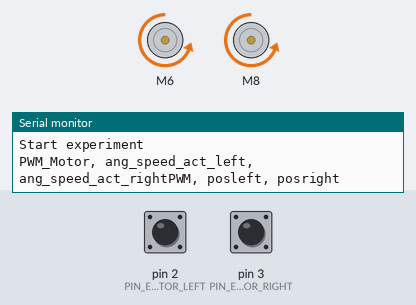
Bench run of a sketch on a simulated Arduino Uno, built with avr-gcc and run on an emulated ATmega328P. Parts: 2 × DC motor (green arrow = forward, orange = backward, longer = faster), the last lines printed to the serial monitor. Inputs (shaded band) come from the test bench; at power-on: pin 2 (PIN_ENCOD_A_MOTOR_LEFT) HIGH, pin 3 (PIN_ENCOD_A_MOTOR_RIGHT) HIGH.

Above: at 0.15 s.
At 1.8 s:
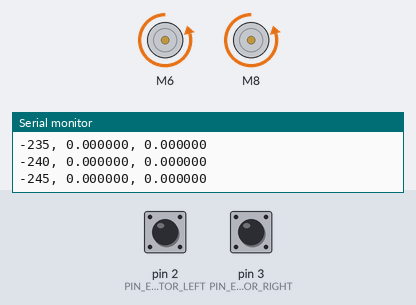
At 2.2 s:
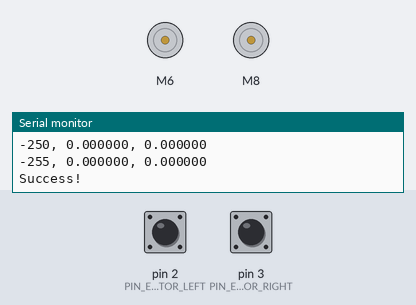
Timing chart, 0 to 3.7 s (numbered marks = the images above):
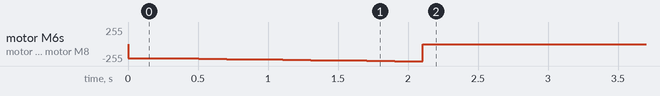

The sketch:

test_motor.ino
```cpp
#include "CytronMotorDriver.h"
#include <Wire.h>

#define MILLI 1000
#define RAD_PER_ROUND 2*PI

#define STARTTIME 100
#define WAITTIME 100
#define LOOPTIME 100

CytronMD motor1L(PWM_DIR, 6, 7);   // PWM 1A = Pin 3, PWM 1B = Pin 9.
CytronMD motor1R(PWM_DIR, 8, 9); // PWM 2A = Pin 10, PWM 2B = Pin 11.

const int PIN_ENCOD_A_MOTOR_LEFT = 2;               //A channel for encoder of left motor
const int PIN_ENCOD_B_MOTOR_LEFT = 4;               //B channel for encoder of left motor

const int PIN_ENCOD_A_MOTOR_RIGHT = 3;              //A channel for encoder of right motor
const int PIN_ENCOD_B_MOTOR_RIGHT = 5;              //B channel for encoder of right motor

const double radius = 0.152/2;

const double encoder_cpr = 500;
const double gear_ratio = 5500/50;

const int MAX_PWM = -255;
const int step_PWM = -5;
const int MIN_PWM = -210;
// ====================================
const double real_encoder_cpr = encoder_cpr*gear_ratio;
const double encoder_to_vel = (1/real_encoder_cpr)*RAD_PER_ROUND*radius*MILLI;

unsigned long lastMilli = 0;
unsigned long delta_time = 0;

volatile long pos_left = 0;       //Left motor encoder position
volatile long pos_right = 0;      //Right motor encoder position

int dir = 1;
int PWM_Motor = MIN_PWM;

double ang_speed_act_left = 0;
double ang_speed_act_right = 0;

enum time_stage {START, WAIT, COMPUTE, END, EXIT, DUMMY};
time_stage stage {START};

void setup() {
  Serial.begin(9600);
  Serial.println("Start experiment");

  pinMode(PIN_ENCOD_A_MOTOR_LEFT, INPUT_PULLUP);
  pinMode(PIN_ENCOD_B_MOTOR_LEFT, INPUT);
  digitalWrite(PIN_ENCOD_A_MOTOR_LEFT, HIGH);                // turn on pullup resistor
  digitalWrite(PIN_ENCOD_B_MOTOR_LEFT, HIGH);
  attachInterrupt(digitalPinToInterrupt(PIN_ENCOD_A_MOTOR_LEFT), encoderLeftMotor, RISING);

  pinMode(PIN_ENCOD_A_MOTOR_RIGHT, INPUT_PULLUP);
  pinMode(PIN_ENCOD_B_MOTOR_RIGHT, INPUT);
  digitalWrite(PIN_ENCOD_A_MOTOR_RIGHT, HIGH);                // turn on pullup resistor
  digitalWrite(PIN_ENCOD_B_MOTOR_RIGHT, HIGH);
  attachInterrupt(digitalPinToInterrupt(PIN_ENCOD_A_MOTOR_RIGHT), encoderRightMotor, RISING);
}

void loop() {
  delta_time = millis()-lastMilli;

  if(stage == START) {
    stage = WAIT;
    Serial.print("PWM_Motor");
    Serial.print(", ang_speed_act_left");
    Serial.print(", ang_speed_act_right");
    motor1L.setSpeed(PWM_Motor);
    motor1R.setSpeed(PWM_Motor);
    delay(STARTTIME);
    lastMilli = millis();
    Serial.println("PWM, posleft, posright");
  }

  else if(delta_time >= WAITTIME && stage == WAIT) {
    stage = COMPUTE;
    lastMilli = millis();

    pos_left = 0;
    pos_right = 0;
  }

  else if(delta_time >= LOOPTIME && stage == COMPUTE) {

    stage = WAIT;

    dir = abs(PWM_Motor)/PWM_Motor;
    ang_speed_act_left= dir*(pos_left*encoder_to_vel)/delta_time;
    ang_speed_act_right= dir*(pos_right*encoder_to_vel)/delta_time;

    lastMilli = millis();

    Serial.print(PWM_Motor);
    Serial.print(", ");
    Serial.print(ang_speed_act_left, 6);
    Serial.print(", ");
    Serial.println(ang_speed_act_right, 6);

    pos_left = 0;
    pos_right = 0;

    PWM_Motor += step_PWM;

    if (abs(PWM_Motor) > abs(MAX_PWM)) {
      stage = END;
    }

    motor1L.setSpeed(PWM_Motor);
    motor1R.setSpeed(PWM_Motor);

  }

  else if (stage == END) {
    Serial.println("Success!");
    stage = EXIT;
    motor1L.setSpeed(0);
    motor1R.setSpeed(0);
  }
}

void encoderLeftMotor() {
  pos_left++;
}

void encoderRightMotor() {
  pos_right++;
}
```

Measured:
- by itself, motor M6, motor M8: stopped → backward 210/255 at 0.00 s, → backward 215/255 0.30 s later, → backward 220/255 0.20 s later, → backward 225/255 0.20 s later, … (11 changes in this stretch)
